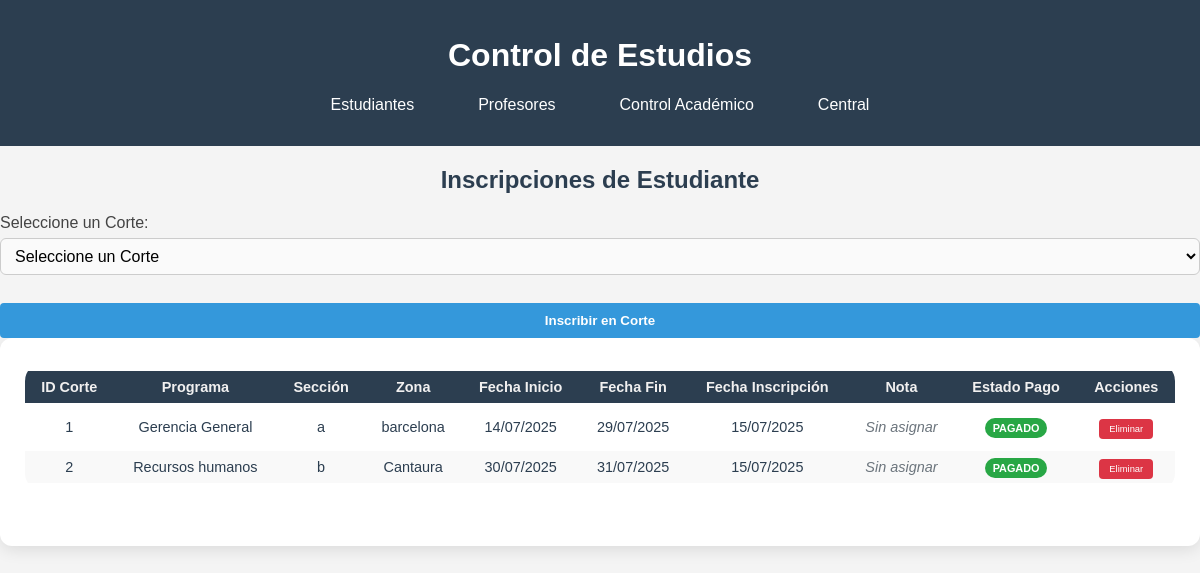
Page /estudiantes/inscripciones/1654623466 on the committed database.
### modulos/control_academico/models.py (models this page shows, shortened)
class Inscripcion(db.Model):
    __tablename__ = 'inscripciones'
    id = db.Column(db.Integer, primary_key=True)
    estudiante_id = db.Column(db.String(20), db.ForeignKey('estudiantes.cedula'), nullable=False)
    corte_id = db.Column(db.Integer, db.ForeignKey('cortes.id'), nullable=False)
    fecha_inscripcion = db.Column(db.DateTime, default=datetime.utcnow, nullable=False)
    estado_pago = db.Column(db.Boolean, default=False)
    estudiante = db.relationship('Estudiante', back_populates='inscripciones')
    corte = db.relationship('Corte', back_populates='inscripciones')

class Corte(db.Model):
    __tablename__ = 'cortes'
    id = db.Column(db.Integer, primary_key=True)
    programa_id = db.Column(db.Integer, db.ForeignKey('programas.id'), nullable=False)
    seccion = db.Column(db.String(20), nullable=False)
    zona = db.Column(db.String(50), nullable=False)
    fecha_inicio = db.Column(db.Date, nullable=False)
    fecha_fin = db.Column(db.Date, nullable=False)
    programa = db.relationship('Programa', back_populates='cortes')
    inscripciones = db.relationship('Inscripcion', back_populates='corte')
    asignaciones = db.relationship('AsignacionMateria', back_populates='corte')

class Programa(db.Model):
    __tablename__ = 'programas'
    id = db.Column(db.Integer, primary_key=True)
    nombre = db.Column(db.String(100), nullable=False)
    carrera_id = db.Column(db.Integer, db.ForeignKey('carreras.id'), nullable=False)
    carrera = db.relationship('Carrera', back_populates='programas')
    materias = db.relationship('Materia', back_populates='programa')
    cortes = db.relationship('Corte', back_populates='programa')

### modulos/estudiantes/routes.py (the view, shortened to what this page needs)
@bp.route('/inscripciones/<cedula>' , methods=['GET', 'POST'])
def inscripciones(cedula):
    estudiante = Estudiante.query.get_or_404(cedula)
    inscripciones = Inscripcion.query.filter_by(estudiante_id=estudiante.cedula).all()
    cortes_disponibles = Corte.query.all()
    return render_template('estudiantes/inscripciones.html',
                         estudiante=estudiante,
                         inscripciones=inscripciones,
                         cortes_disponibles=cortes_disponibles)

### modulos/estudiantes/templates/estudiantes/inscripciones.html (shortened to what this page needs)
{% extends "central/base.html" %}
{% block content %}
<h2 class="titulo-estudiantes">Inscripciones de Estudiante</h2>
<form action="{{ url_for('estudiantes.inscripciones', cedula=estudiante.cedula) }}" method="POST">
    <div class="form-group">
        <label for="corte">Seleccione un Corte:</label>
        <select name="corte" id="corte" required>
            <option value="" disabled selected>Seleccione un Corte</option>
        </select>
    </div>
    <button type="submit" class="btn-form-estudiante">Inscribir en Corte</button>
</form>
<div class="tabla-estudiantes-contenedor">
    {% if inscripciones %}
        <table class="tabla-estudiantes">
            <thead>
                <tr>
                    <th>ID Corte</th>
                    <th>Programa</th>
                    <th>Sección</th>
                    <th>Zona</th>
                    <th>Fecha Inicio</th>
                    <th>Fecha Fin</th>
                    <th>Fecha Inscripción</th>
                    <th>Nota</th>
                    <th>Estado Pago</th>
                    <th>Acciones</th>
                </tr>
            </thead>
            <tbody>
                {% for inscripcion in inscripciones %}
                <tr>
                    <td>{{ inscripcion.corte.id }}</td>
                    <td>{{ inscripcion.corte.programa.nombre }}</td>
                    <td>{{ inscripcion.corte.seccion }}</td>
                    <td>{{ inscripcion.corte.zona }}</td>
                    <td>{{ inscripcion.corte.fecha_inicio.strftime('%d/%m/%Y') }}</td>
                    <td>{{ inscripcion.corte.fecha_fin.strftime('%d/%m/%Y') }}</td>
                    <td>{{ inscripcion.fecha_inscripcion.strftime('%d/%m/%Y') }}</td>
                    <td>
                        {% if inscripcion.nota %}
                            {{ inscripcion.nota.nota }}
                        {% else %}
                            <span class="text-muted">Sin asignar</span>
                        {% endif %}
                    </td>
                    <td>
                        {% if inscripcion.estado_pago %}
                            <span class="badge badge-success">Pagado</span>
                        {% else %}
                            <form action="{{ url_for('estudiantes.confirmar_pago', inscripcion_id=inscripcion.id) }}" method="post" style="display:inline;">
                                <button type="submit" class="btn-accion editar" onclick="return confirm('¿Confirmar el pago de esta materia?')">Pendiente</button>
                            </form>
                        {% endif %}
                    </td>
                    <td>
                        <a href="{{ url_for('estudiantes.eliminar_inscripcion', inscripcion_id=inscripcion.id) }}"
                           class="btn-accion eliminar"
                           onclick="return confirm('¿Está seguro de eliminar esta inscripción?')">Eliminar</a>
                    </td>
                </tr>
                {% endfor %}
            </tbody>
        </table>
    {% else %}
        <p>No hay inscripciones registradas para este estudiante.</p>
    {% endif %}
</div>
{% endblock %}

### modulos/static/css/style.css (style rules this page uses)
body { font-family: Arial, sans-serif; margin: 0; padding: 0; background-color: #f4f4f4; }
.titulo-estudiantes { text-align: center; margin-top: 20px; color: #2c3e50; }
a { text-decoration: none ; }
.tabla-estudiantes-contenedor { overflow-x: auto; margin: 0 auto; max-width: 2000px; }
.tabla-estudiantes { width: 100%; max-width: 1500; margin: 0 auto 30px auto; border-collapse: separate; border-spacing: 0 8px; border-radius: 18px; margin-bottom: 30px; background: #fff; overflow: hidden; }
.tabla-estudiantes th, .tabla-estudiantes td { padding: 8px 12px; text-align: center; }
.tabla-estudiantes, .tabla-estudiantes th, .tabla-estudiantes td { font-family: Arial, sans-serif; font-size: 0.95em; color: #2c3e50; }
.tabla-estudiantes th { background-color: #2c3e50; color: #f1f0f0; }
.tabla-estudiantes tr:nth-child(even) { background-color: #f9f9f9; }
.btn-accion { padding: 2px 6px; border-radius: 2px; text-decoration: none; font-size: 0.65em; margin: 0 1px; }
.btn-accion.eliminar { background: #2c3e50; color: white; }
.btn-form-estudiante { width: 100%; padding: 10px 0; background-color: #3498db; color: white; border: none; border-radius: 4px; font-weight: bold; cursor: pointer; transition: background 0.2s; margin-top: 10px; }
.form-group { margin-bottom: 15px; }
.form-group label { display: block; margin-bottom: 5px; font-weight: bold; }
.form-group select { width: 100%; padding: 8px; border: 1px solid #ddd; border-radius: 4px; }
.btn-accion { padding: 5px 10px; border-radius: 4px; text-decoration: none; color: white; margin: 0 5px; }
.btn-accion.eliminar { background-color: #dc3545; }
.form-group { margin-bottom: 18px; width: 100%; text-align: left; }
.form-group label { display: block; margin-bottom: 6px; color: #444; font-weight: 500; }
.form-group input, .form-group select { width: 100%; padding: 8px 10px; border: 1px solid #ccc; border-radius: 6px; background: #fafafa; font-size: 1rem; box-sizing: border-box; }
.tabla-estudiantes-contenedor { background: white; border-radius: 12px; padding: 25px; box-shadow: 0 4px 16px rgba(0,0,0,0.1); margin-bottom: 30px; }
.text-muted { color: #6c757d !important; font-style: italic; }
.badge { padding: 4px 8px; border-radius: 12px; font-size: 0.75em; font-weight: bold; text-transform: uppercase; }
.badge-success { background-color: #28a745; color: white; }
.tabla-estudiantes-contenedor, .form-container-academico, .stat-card { animation: fadeIn 0.6s ease-out; }
.btn-accion { transition: all 0.2s ease; }

### rows in the picture
Inscripcion: corte.id "1", corte.programa.nombre "Gerencia General", corte.seccion "a", corte.zona "barcelona", corte.fecha_inicio "14/07/2025", corte.fecha_fin "29/07/2025", fecha_inscripcion "15/07/2025", estado_pago "PAGADO"
Inscripcion: corte.id "2", corte.programa.nombre "Recursos humanos", corte.seccion "b", corte.zona "Cantaura", corte.fecha_inicio "30/07/2025", corte.fecha_fin "31/07/2025", fecha_inscripcion "15/07/2025", estado_pago "PAGADO"
